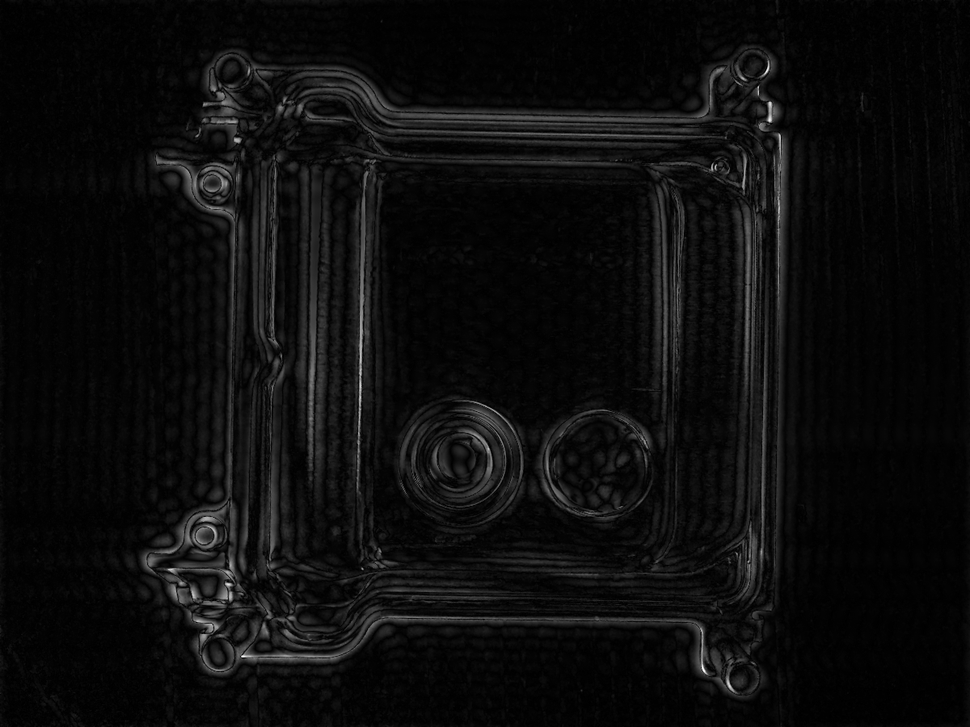
#> input picture all_incl_images/test2fft.png, 970 x 727 px, shrunk from 1200 x 900 before the run, found by its file name
$ python canny.py   (older library calls are emulated)
#> lines starting #> are read from the running program, lines starting #| are printed output that depends on the picture; after the words box and inside, x2 and y2 are one past the last pixel; in counts of white or black regions, pixels touching at a corner belong together
import cv2
import numpy as np
from matplotlib import pyplot as plt

img = cv2.imread('test2fft.png', 0)
#> img is the input picture: shape (727, 970); min 0, max 255, mean 12.5
#img = cv2.imread('test2fftdiff_blur.png', 0)
edges = cv2.Canny(img, 50, 100)
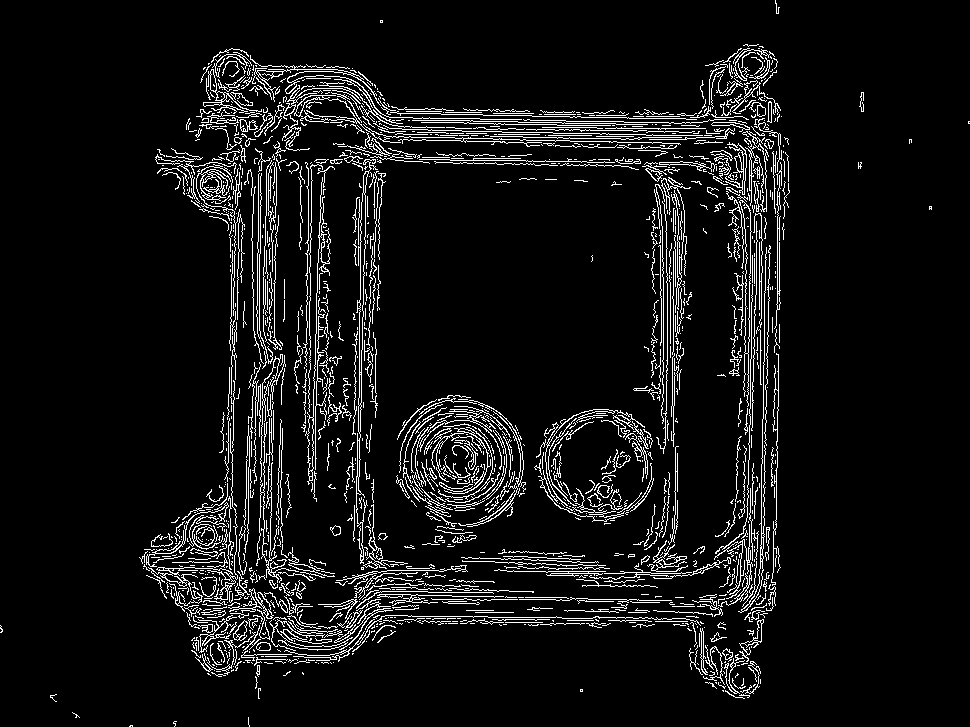
#> edges: shape (727, 970); 7.2% white in thin lines or dots

'''
plt.subplot(121),plt.imshow(img,cmap = 'gray')
plt.title('Original Image'), plt.xticks([]), plt.yticks([])
plt.subplot(122),plt.imshow(edges,cmap = 'gray')
plt.title('Edge Image'), plt.xticks([]), plt.yticks([])
plt.show()
'''

cv2.imwrite('test2canny.png', edges )


laplacian = cv2.Laplacian(img, cv2.CV_64F)
sobel = cv2.Sobel(img,cv2.CV_64F,1,1,ksize=3)
sobelx = cv2.Sobel(img,cv2.CV_64F,1,0,ksize=3)
sobely = cv2.Sobel(img,cv2.CV_64F,0,1,ksize=3)
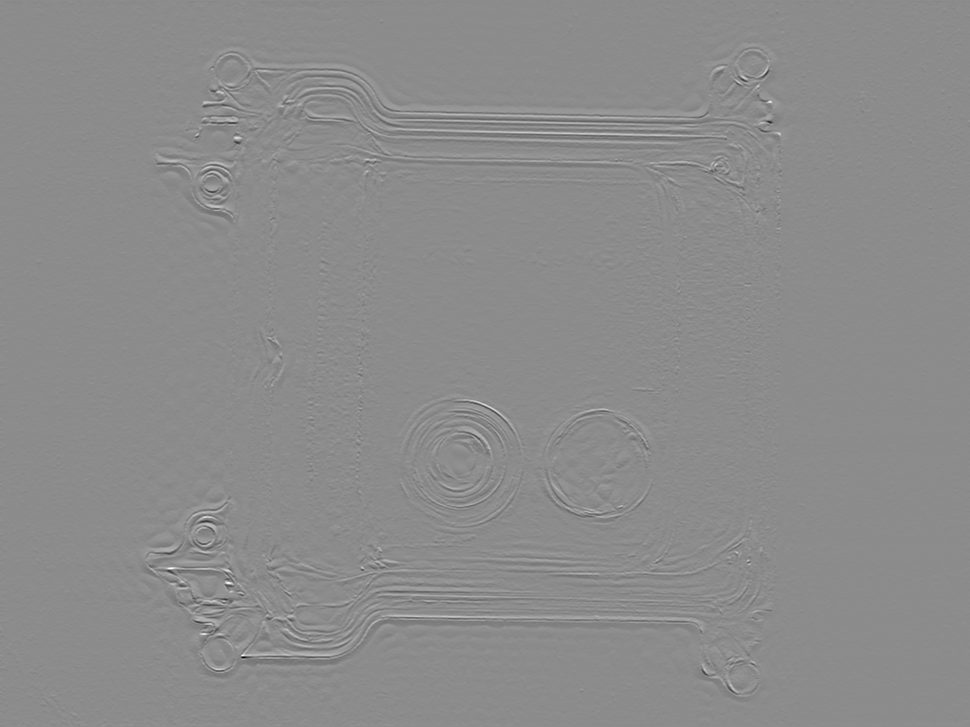
#> sobely: shape (727, 970) float64; min -927, max 761, mean 0; drawn with min black and max white
scharr = cv2.Scharr(img,cv2.CV_64F, 0, 1)


cv2.imwrite('test2laplacian.png', laplacian )
cv2.imwrite('test2sobel.png', sobel )
cv2.imwrite('test2soblex.png', sobelx )
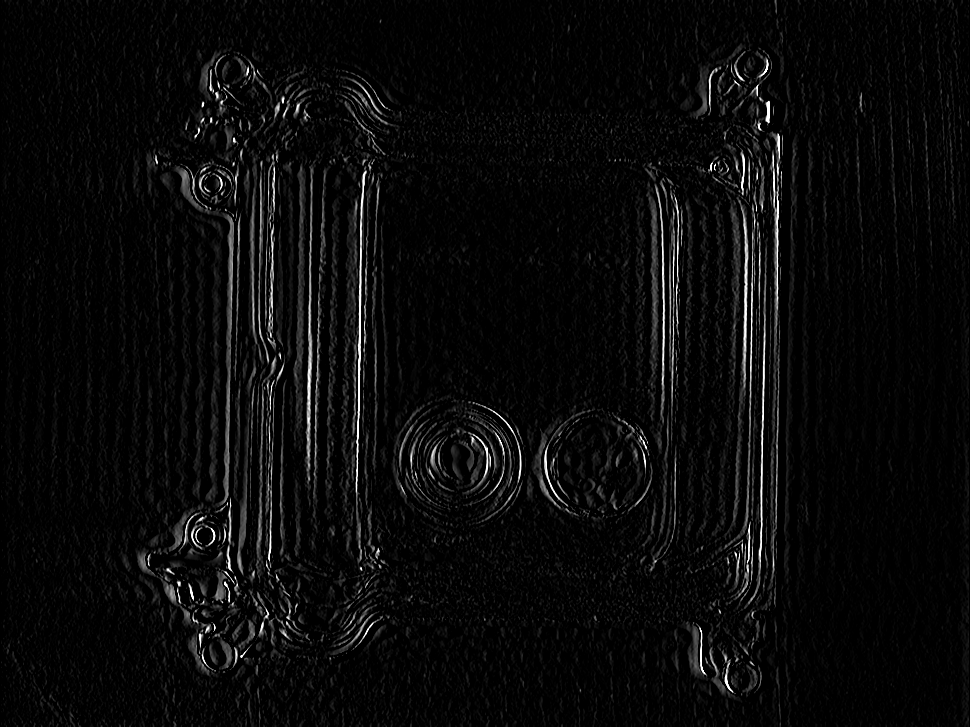
#> saved as test2soblex.png: shape (727, 970); min 0, max 255, mean 9.8
cv2.imwrite('test2sobley.png', sobely )
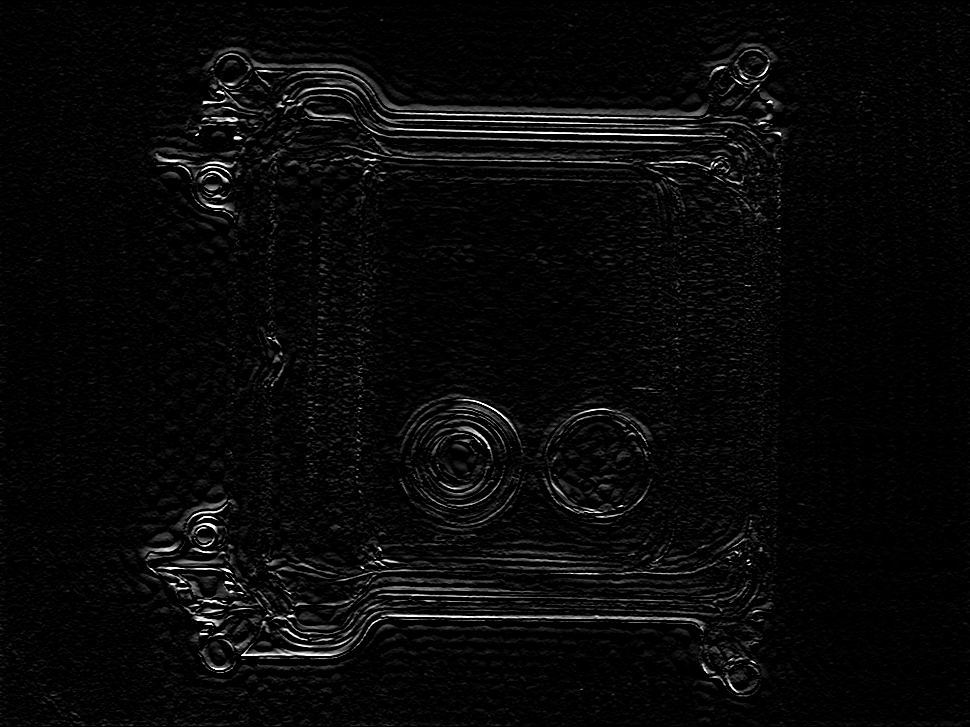
#> saved as test2sobley.png: shape (727, 970); min 0, max 255, mean 8.7
cv2.imwrite('test2scharr.png', scharr )
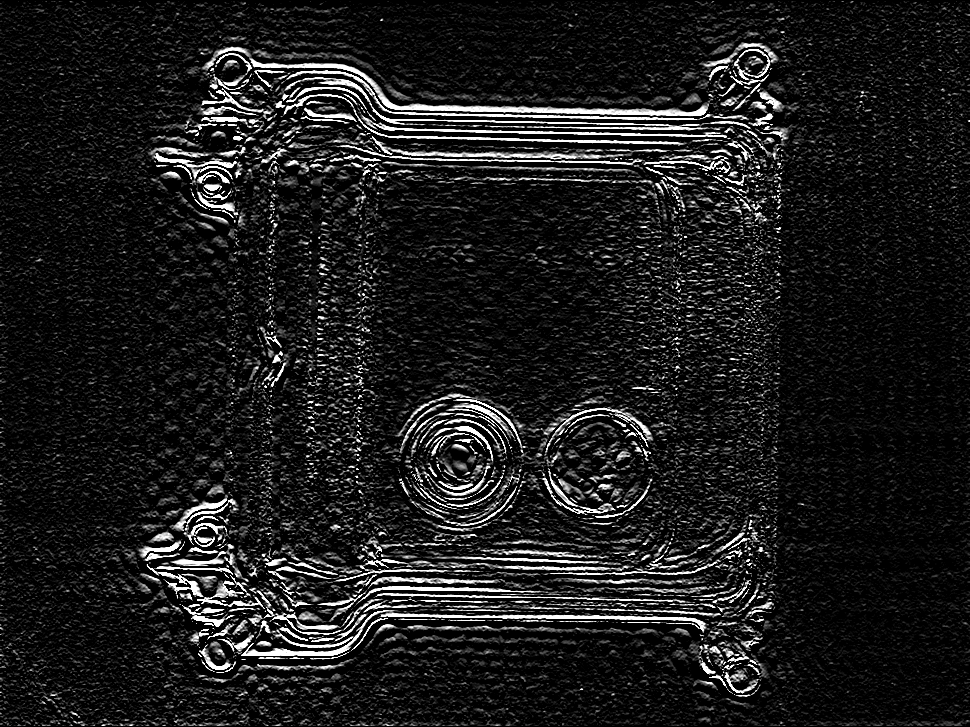
#> saved as test2scharr.png: shape (727, 970); min 0, max 255, mean 28.3

'''
plt.subplot(2,2,1),plt.imshow(img,cmap = 'gray')
plt.title('Original'), plt.xticks([]), plt.yticks([])
plt.subplot(2,2,2),plt.imshow(laplacian,cmap = 'gray')
plt.title('Laplacian'), plt.xticks([]), plt.yticks([])
plt.subplot(2,2,3),plt.imshow(sobelx,cmap = 'gray')
plt.title('Sobel X'), plt.xticks([]), plt.yticks([])
plt.subplot(2,2,4),plt.imshow(sobely,cmap = 'gray')
plt.title('Sobel Y'), plt.xticks([]), plt.yticks([])
plt.show()
'''

img = cv2.imread('test2laplacian.png', 0)
median = cv2.medianBlur(img, 5)
cv2.imwrite('test2laplacianblur.png', median )

####
i1 = cv2.imread('test2fft.png', 0)
i2 = cv2.imread('test2laplacian.png', 0)
blur = cv2.medianBlur(i1, 21)
cv2.imwrite('zzz.png', i2 - blur)
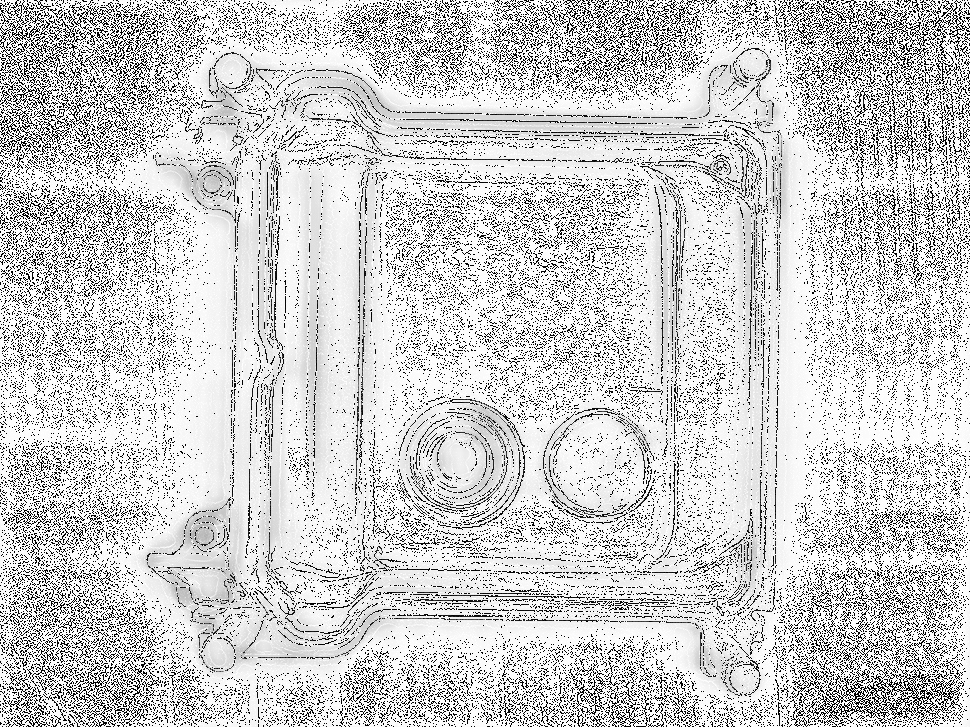
#> saved as zzz.png: shape (727, 970); min 0, max 255, mean 205.2

$ run again, with all_incl_images/lcnstest2.png copied over all_incl_images/test2fft.png
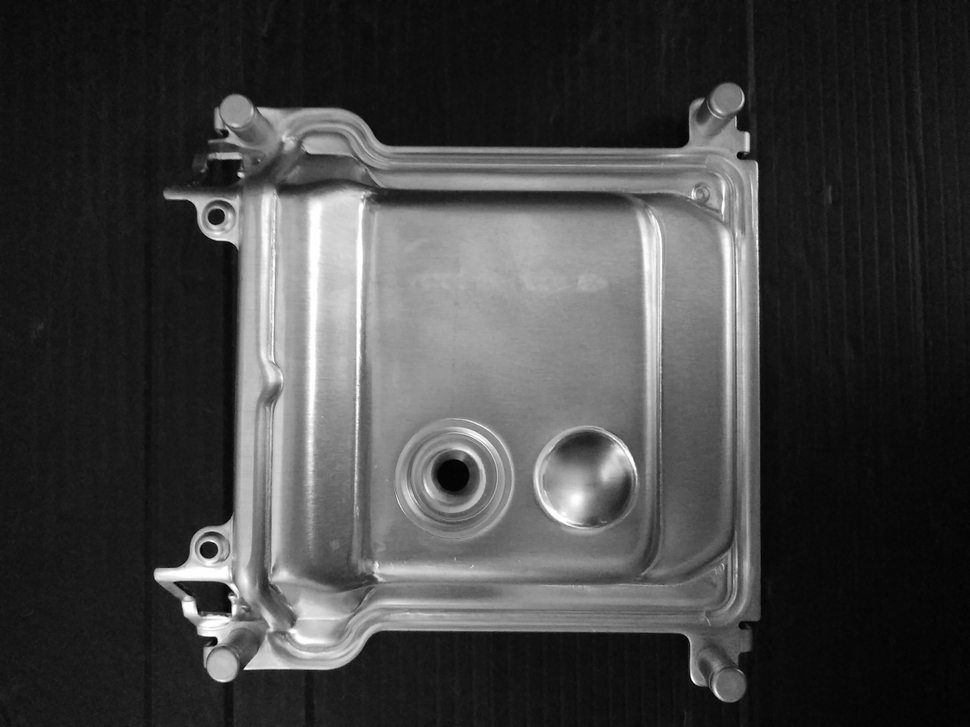
#> input picture all_incl_images/lcnstest2.png, 970 x 727 px, shrunk from 1200 x 900 before the run, found by its file name
#> img is the input picture: shape (727, 970); min 0, max 255, mean 66
#> `edges = cv2.Canny(img, 50, 100)`:
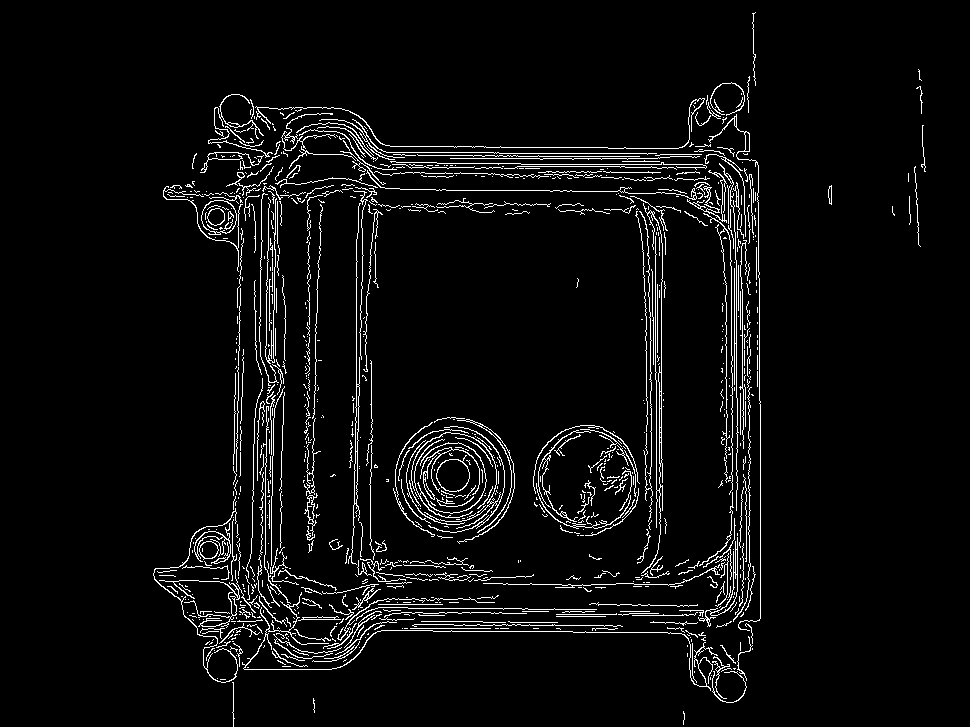
#> edges: shape (727, 970); 4.7% white in thin lines or dots, all inside (x1, y1, x2, y2) = (153, 12, 926, 727)
#> `cv2.imwrite('zzz.png', i2 - blur)`:
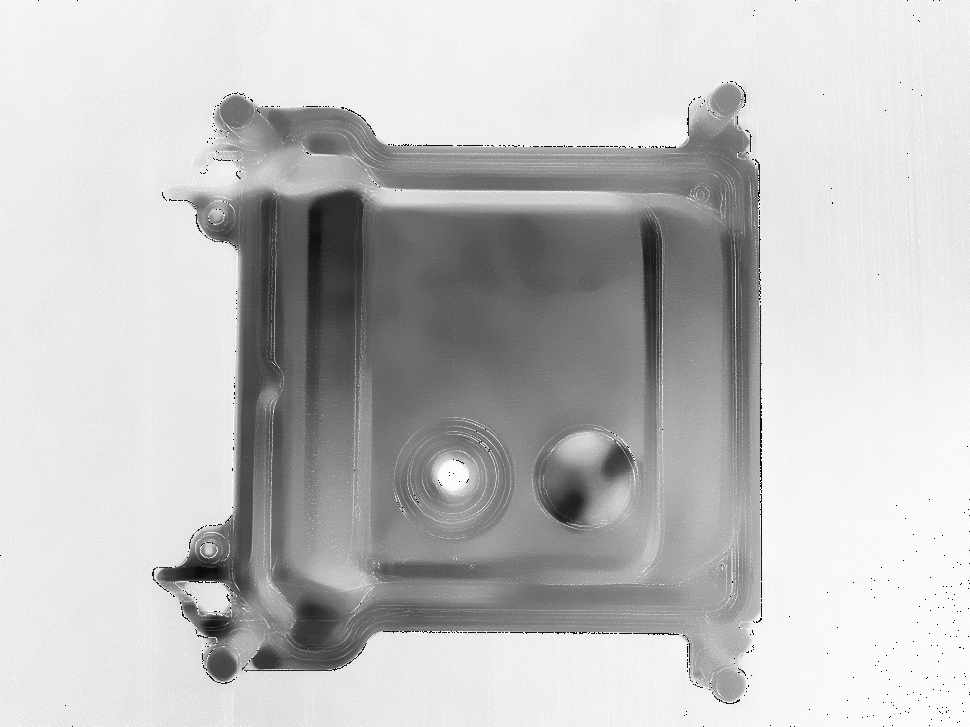
#> saved as zzz.png: shape (727, 970); min 0, max 255, mean 193.1

$ run again, with all_incl_images/lcnstest3.png copied over all_incl_images/test2fft.png
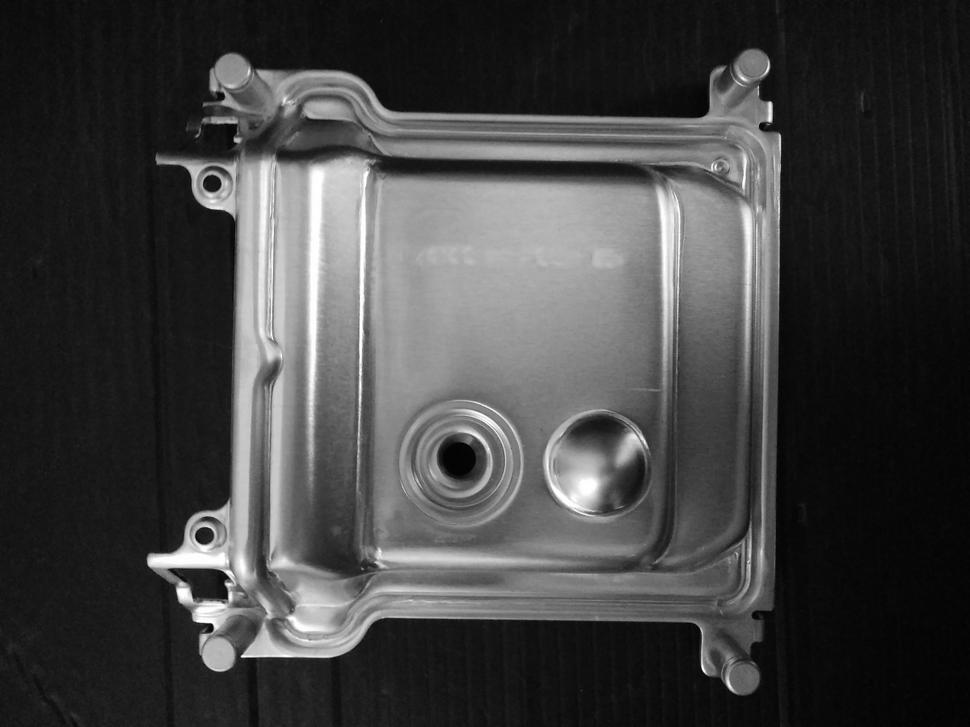
#> input picture all_incl_images/lcnstest3.png, 970 x 727 px, shrunk from 1200 x 900 before the run, found by its file name
#> img is the input picture: shape (727, 970); min 0, max 255, mean 65.4
#> `edges = cv2.Canny(img, 50, 100)`:
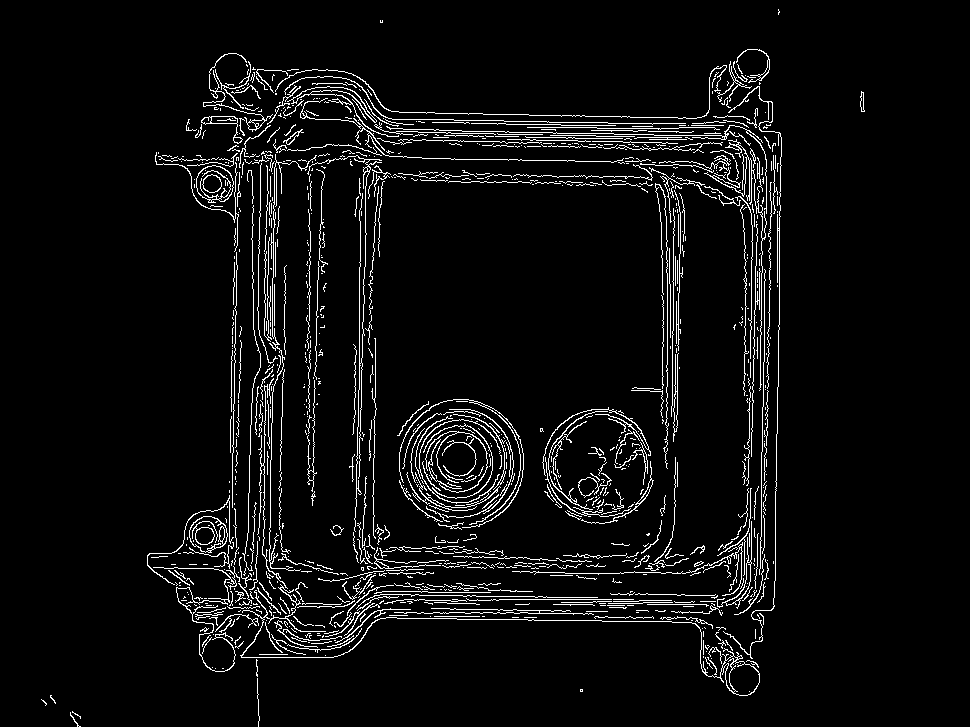
#> edges: shape (727, 970); 5.2% white in thin lines or dots, all inside (x1, y1, x2, y2) = (41, 9, 865, 727)
#> `cv2.imwrite('zzz.png', i2 - blur)`:
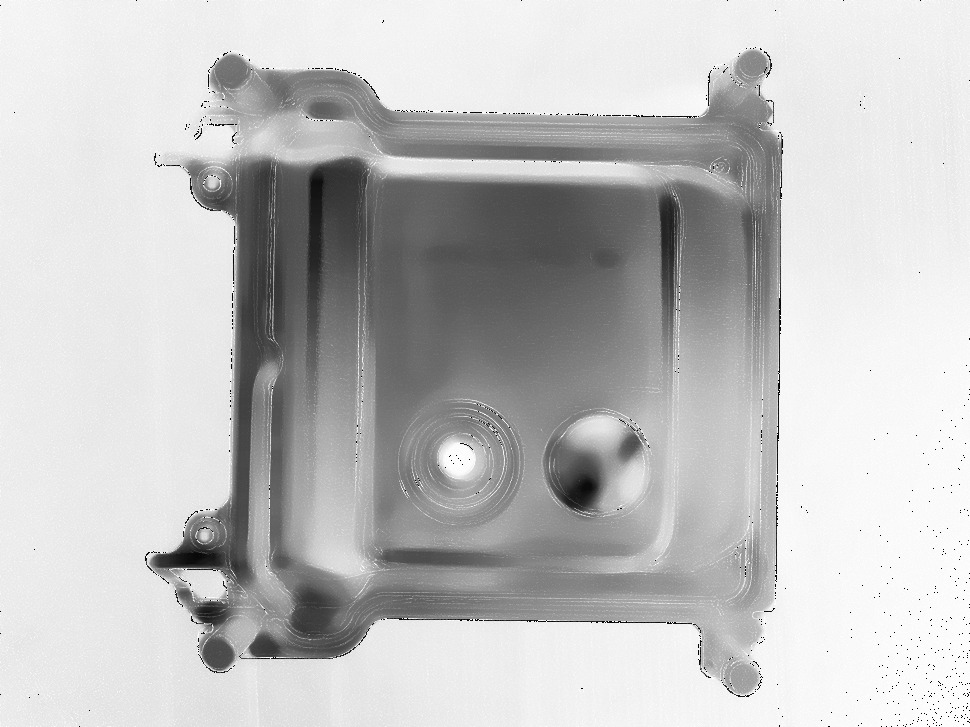
#> saved as zzz.png: shape (727, 970); min 0, max 255, mean 193.7
